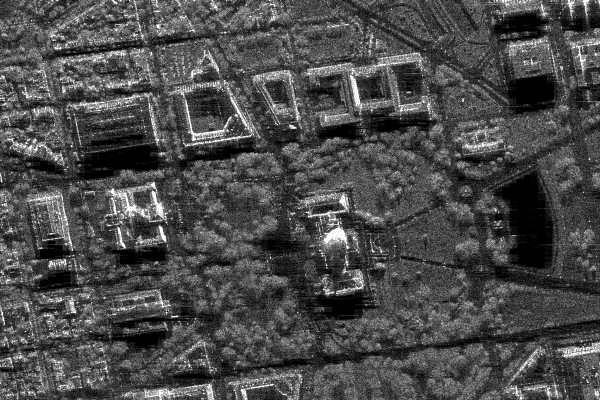
#> input picture image/sar_1_gray.jpg, 600 x 400 px, found by its file name
$ jupyter execute sample.ipynb
#> lines starting #> are read from the running program, lines starting #| are printed output that depends on the picture; after the words box and inside, x2 and y2 are one past the last pixel; in counts of white or black regions, pixels touching at a corner belong together
[cell 1]
import cv2
import numpy as np
from matplotlib import pyplot as plt
from skimage.metrics import structural_similarity, mean_squared_error

print("=" * 60)
print("1. ЗАГРУЗКА И АНАЛИЗ ИСХОДНОГО ИЗОБРАЖЕНИЯ")
print("=" * 60)

# Загрузка изображения
input_image = cv2.imread(r'D:\IP_UNN\lab1\image\sar_1_gray.jpg', cv2.IMREAD_GRAYSCALE)
#> input_image is the input picture: shape (400, 600); min 0, max 255, mean 74.9

# Проверка загрузки
if input_image is None:
    print("❌ Ошибка загрузки изображения! Проверьте путь.")
else:
    print(f"✅ Изображение загружено успешно")
    print(f"   Размер: {input_image.shape[1]}x{input_image.shape[0]} пикселей")
#|    Размер: 600x400 пикселей
    print(f"   Диапазон яркости: [{input_image.min()}, {input_image.max()}]")
#|    Диапазон яркости: [0, 255]

# Отображение исходного изображения
plt.figure(figsize=(10, 4))

plt.subplot(1, 2, 1)
plt.imshow(input_image, cmap='gray')
plt.title('Исходное монохромное изображение')
plt.axis('off')
plt.colorbar(label='Яркость')

plt.subplot(1, 2, 2)
brightness_dist = cv2.calcHist([input_image], [0], None, [256], [0, 256])
#> brightness_dist = 256 values, max 3786 at index 1, min 40 at index 251, mean 937.5
plt.plot(brightness_dist, color='navy', linewidth=2)
plt.title('Гистограмма яркости')
plt.xlabel('Интенсивность (0-255)')
plt.ylabel('Частота')
plt.xlim([0, 255])
plt.grid(True, alpha=0.3, linestyle='--')
plt.fill_between(range(256), brightness_dist.flatten(), alpha=0.3, color='skyblue')

plt.tight_layout()
plt.show()
#> figure, not shown here; panel 3: curve peaks at x = 1, y = 3786

[cell 2]
print("\n" + "=" * 60)
print("2. РЕАЛИЗАЦИЯ ГАММА-КОРРЕКЦИИ")
print("=" * 60)

# Функция гамма-коррекции
def gamma_correction(image, gamma=1.0):
    """
    Применяет гамма-коррекцию к изображению

    Параметры:
    - image: исходное изображение (numpy array)
    - gamma: коэффициент гамма-коррекции

    Возвращает:
    - Скорректированное изображение
    """
    # Нормализация в диапазон [0, 1]
    normalized = image.astype(np.float32) / 255.0
    # Применение гамма-коррекции
    adjusted = np.power(normalized, gamma)
    # Возврат к диапазону [0, 255]
    return (adjusted * 255).astype(np.uint8)

# Применение различных параметров гамма-коррекции
print("Применяю гамма-коррекцию с разными параметрами...")
gamma_values = [0.6, 1.0, 1.4]  # α<1, α=1 (оригинал), α>1
adjusted_images = {}

for gamma in gamma_values:
    adjusted_images[gamma] = gamma_correction(input_image, gamma)
    print(f"   γ={gamma}: готово")
#> this loop made 3 passes
#> pass 3, in gamma_correction (call 3), `adjusted = np.power(normalized, gamma)`:
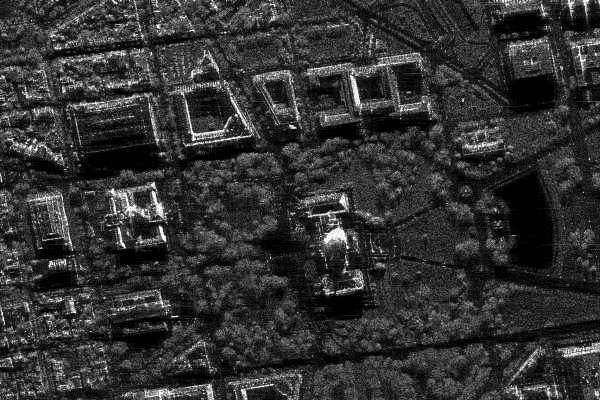
#> adjusted: shape (400, 600) float32; min 0, max 1, mean 0.197
#> after the loop, adjusted_images = 3 items

print("\nГотово к визуализации в следующей ячейке.")

[cell 3]
print("\n" + "=" * 60)
print("3. ВИЗУАЛИЗАЦИЯ РЕЗУЛЬТАТОВ ГАММА-КОРРЕКЦИИ")
print("=" * 60)

# Подготовка данных
gamma_values = [0.6, 1.0, 1.4]
images = [adjusted_images[0.6], input_image, adjusted_images[1.4]]
titles = ['γ=0.6 (осветление)', 'γ=1.0 (оригинал)', 'γ=1.4 (затемнение)']

# Создание фигуры
fig, axes = plt.subplots(2, 3, figsize=(15, 8))

# Отображение изображений
for idx, (img, title) in enumerate(zip(images, titles)):
    axes[0, idx].imshow(img, cmap='gray')
    axes[0, idx].set_title(title, fontsize=12, pad=10)
    axes[0, idx].axis('off')

    # Статистика под изображением
    stats = f"μ={np.mean(img):.0f}, σ={np.std(img):.1f}"
    axes[0, idx].text(0.5, -0.1, stats, transform=axes[0, idx].transAxes,
                     ha='center', fontsize=10,
                     bbox=dict(boxstyle='round', facecolor='wheat', alpha=0.8))
#> this loop made 3 passes
#> (title, stats) on passes 1 to 3: ('γ=0.6 (осветление)', 'μ=116, σ=44.7'), ('γ=1.0 (оригинал)', 'μ=75, σ=43.7'), ('γ=1.4 (затемнение)', 'μ=50, σ=40.2')

# Отображение гистограмм
colors = ['green', 'black', 'red']
for idx, (img, color, title) in enumerate(zip(images, colors, titles)):
    hist = cv2.calcHist([img], [0], None, [256], [0, 256])
    hist = hist / hist.sum()  # Нормализация
    axes[1, idx].plot(hist, color=color, linewidth=2, label=title)
    axes[1, idx].fill_between(range(256), 0, hist.flatten(), color=color, alpha=0.3)
    axes[1, idx].set_xlabel('Яркость')
    axes[1, idx].set_ylabel('Частота')
    axes[1, idx].legend()
    axes[1, idx].grid(True, alpha=0.3)
    axes[1, idx].set_xlim([0, 255])
#> this loop made 3 passes
#> (color, title) on passes 1 to 3: ('green', 'γ=0.6 (осветление)'), ('black', 'γ=1.0 (оригинал)'), ('red', 'γ=1.4 (затемнение)')

plt.suptitle('Гамма-коррекция: изображения и их гистограммы', fontsize=14, y=1.02)
plt.tight_layout()
plt.show()
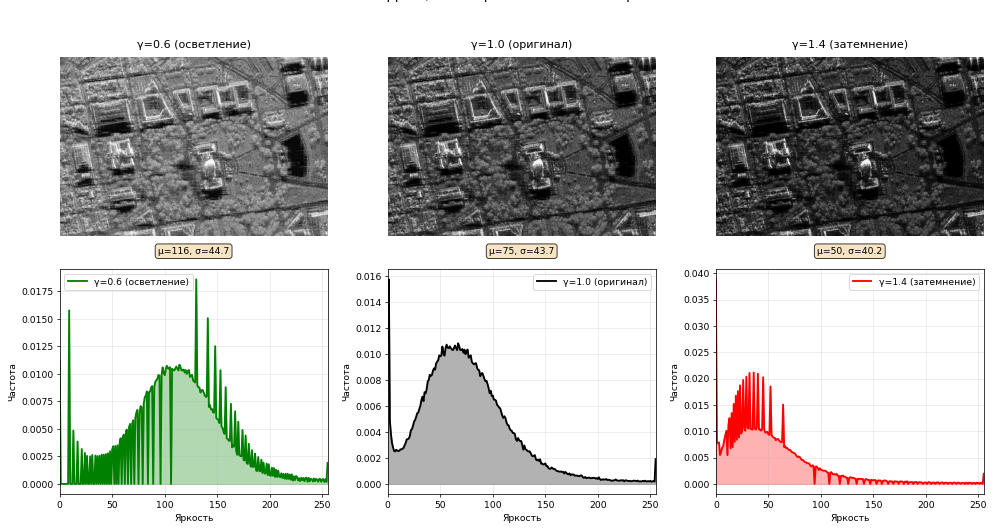
#> figure drawn by matplotlib, 6 panels; panel 4: curve peaks at x = 130, y = 0.0186; panel 5: curve peaks at x = 1, y = 0.0158; panel 6: curve peaks at x = 0, y = 0.0389

[cell 4]
print("\n" + "=" * 60)
print("4. КОЛИЧЕСТВЕННОЕ СРАВНЕНИЕ КАЧЕСТВА (MSE, SSIM)")
print("=" * 60)

gamma_low, gamma_high = 0.6, 1.4
img_low = adjusted_images[gamma_low]
img_high = adjusted_images[gamma_high]

mse_low = mean_squared_error(input_image, img_low)
#> mse_low = 1784.3
mse_high = mean_squared_error(input_image, img_high)
#> mse_high = 696
ssim_low = structural_similarity(input_image, img_low, data_range=255)
#> ssim_low = 0.854
ssim_high = structural_similarity(input_image, img_high, data_range=255)
#> ssim_high = 0.863

print("Сравнение с оригинальным изображением:")
print("-" * 50)
print(f"Гамма-коррекция γ={gamma_low}:")
print(f"  • MSE  = {mse_low:.2f} (чем меньше, тем лучше)")
#|   • MSE  = 1784.27 (чем меньше, тем лучше)
print(f"  • SSIM = {ssim_low:.3f} (1.0 = идеальное совпадение)")
#|   • SSIM = 0.854 (1.0 = идеальное совпадение)
print(f"Гамма-коррекция γ={gamma_high}:")
print(f"  • MSE  = {mse_high:.2f}")
#|   • MSE  = 696.04
print(f"  • SSIM = {ssim_high:.3f}")
#|   • SSIM = 0.863


fig, axes = plt.subplots(1, 3, figsize=(12, 4))

comparison_images = [input_image, img_low, img_high]
comparison_titles = ['Оригинал', f'γ={gamma_low}', f'γ={gamma_high}']
metrics_text = ['', f'MSE: {mse_low:.1f}\nSSIM: {ssim_low:.3f}',
                f'MSE: {mse_high:.1f}\nSSIM: {ssim_high:.3f}']

for idx, (img, title, metrics) in enumerate(zip(comparison_images, comparison_titles, metrics_text)):
    axes[idx].imshow(img, cmap='gray')
    axes[idx].set_title(title, fontsize=12)
    axes[idx].axis('off')

    if metrics:
        axes[idx].text(0.5, -0.1, metrics, transform=axes[idx].transAxes,
                      ha='center', va='top', fontsize=10,
                      bbox=dict(boxstyle='round', facecolor='lightblue', alpha=0.8))
#> this loop made 3 passes
#> (title, metrics) on pass 1: ('Оригинал', '')

plt.suptitle('Сравнение результатов гамма-коррекции', fontsize=14, y=1.05)
plt.tight_layout()
plt.show()

[cell 5]
print("\n" + "=" * 60)
print("5. СТАТИСТИЧЕСКАЯ ЦВЕТОКОРРЕКЦИЯ И ЭКВАЛИЗАЦИЯ")
print("=" * 60)

print("1. Применяю гистограммную эквализацию...")
equalized = cv2.equalizeHist(input_image)

print("2. Выполняю статистическую коррекцию...")
def statistical_correction(source, reference):
    """Коррекция статистик изображения относительно референса"""
    src_mean = np.mean(source)
#> src_mean = 74.94
    src_std = np.std(source)
#> src_std = 43.66
    ref_mean = np.mean(reference)
#> ref_mean = 127
    ref_std = np.std(reference)
#> ref_std = 74.27

    corrected = (source - src_mean) * (ref_std / (src_std + 1e-7)) + ref_mean
    return np.clip(corrected, 0, 255).astype(np.uint8)
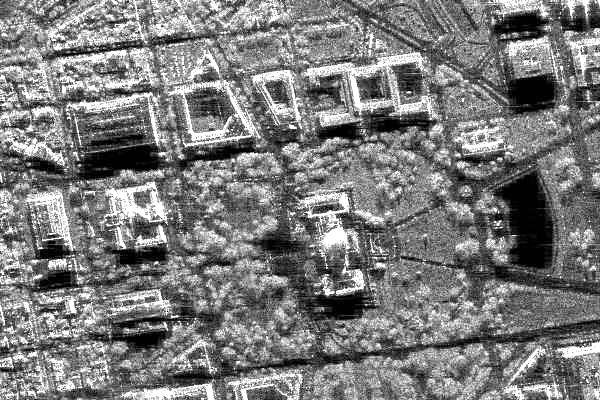
#> returned value: shape (400, 600); min 0, max 255, mean 123.1

stat_corrected = statistical_correction(input_image, equalized)
print("3. Коррекция завершена")

fig, axes = plt.subplots(2, 3, figsize=(15, 8))

methods = [
    ('Исходное', input_image),
    ('Эквализированное', equalized),
    ('Статистически\nскорректированное', stat_corrected)
]

for idx, (title, img) in enumerate(methods):
    axes[0, idx].imshow(img, cmap='gray')
    axes[0, idx].set_title(title, fontsize=12)
    axes[0, idx].axis('off')

    stats = f"μ={np.mean(img):.1f}\nσ={np.std(img):.1f}"
    axes[0, idx].text(0.5, -0.15, stats, transform=axes[0, idx].transAxes,
                     ha='center', fontsize=10,
                     bbox=dict(boxstyle='round', facecolor='white', alpha=0.8))
#> this loop made 3 passes

# Гистограммы
colors = ['black', 'blue', 'green']
for idx, ((title, img), color) in enumerate(zip(methods, colors)):
    hist = cv2.calcHist([img], [0], None, [256], [0, 256])
    hist = hist / hist.sum()
    axes[1, idx].plot(hist, color=color, linewidth=2, label=title)
    axes[1, idx].fill_between(range(256), 0, hist.flatten(), color=color, alpha=0.3)
    axes[1, idx].set_xlabel('Яркость')
    axes[1, idx].set_ylabel('Частота')
    axes[1, idx].legend(loc='upper right')
    axes[1, idx].grid(True, alpha=0.3)
    axes[1, idx].set_xlim([0, 255])
#> this loop made 3 passes

plt.suptitle('Методы улучшения контраста', fontsize=14, y=1.02)
plt.tight_layout()
plt.show()
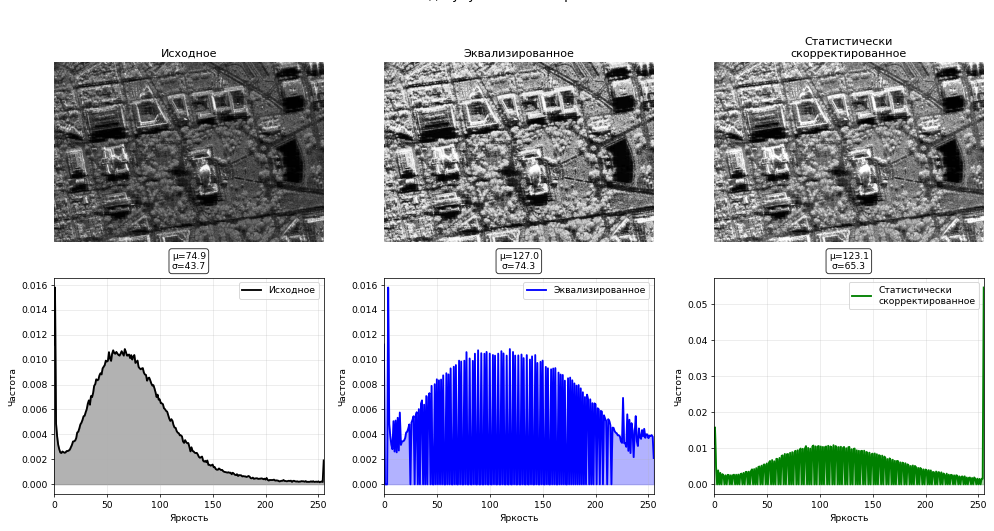
#> figure drawn by matplotlib, 6 panels; panel 4: curve peaks at x = 1, y = 0.0158; panel 5: curve peaks at x = 4, y = 0.0158; panel 6: curve peaks at x = 255, y = 0.0545

print("\n📊 Сводная статистика:")
print("-" * 40)
print(f"{'Метод':<25} {'Среднее':<10} {'Стд. откл.':<10}")
print("-" * 40)
for title, img in methods:
    print(f"{title:<25} {np.mean(img):<10.1f} {np.std(img):<10.1f}")

[cell 6]
print("\n" + "=" * 60)
print("6. ПОРОГОВАЯ ФИЛЬТРАЦИЯ С РАЗНЫМИ ПАРАМЕТРАМИ")
print("=" * 60)

# Различные пороговые значения
threshold_levels = [60, 110, 160, 210]

print("Применяю пороговую фильтрацию...")
binary_results = {}

for threshold in threshold_levels:
    _, binary = cv2.threshold(input_image, threshold, 255, cv2.THRESH_BINARY)
    binary_results[threshold] = binary

    # Статистика
    white_pixels = np.sum(binary == 255)
    total_pixels = binary.size
    white_percent = (white_pixels / total_pixels) * 100
    print(f"   Порог {threshold}: {white_pixels:,} белых пикс. ({white_percent:.1f}%)")
#> this loop made 4 passes
#> (white_pixels, white_percent) on passes 1 to 4: (144274, 60.11), (41463, 17.28), (10172, 4.24), (2979, 1.24)
#|    Порог 60: 144,274 белых пикс. (60.1%)
#|    Порог 110: 41,463 белых пикс. (17.3%)
#|    Порог 160: 10,172 белых пикс. (4.2%)
#|    Порог 210: 2,979 белых пикс. (1.2%)
#> pass 1, `_, binary = cv2.threshold(input_image, threshold, 255, cv2.THRESH_BINA..`:
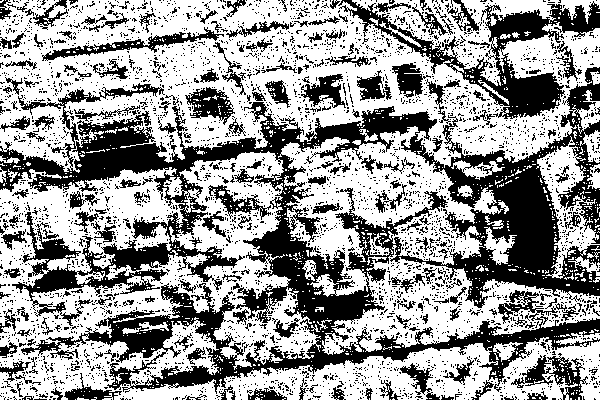
#> binary: shape (400, 600); 60.1% white; 3775 black regions (3574 under 20 px), largest, box (x1, y1, x2, y2) and area: (0, 67, 600, 394) 57402, (338, 0, 600, 119) 7094, (42, 27, 224, 61) 1234
#> pass 3, `_, binary = cv2.threshold(input_image, threshold, 255, cv2.THRESH_BINA..`:
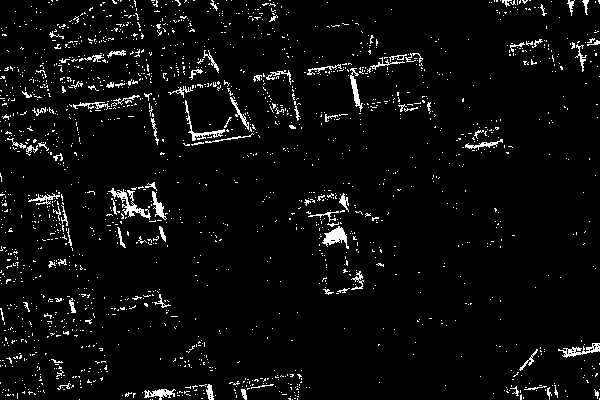
#> binary: shape (400, 600); 4.2% white in thin lines or dots
#> after the loop, binary_results = 4 items

# Визуализация
fig, axes = plt.subplots(2, 4, figsize=(16, 6))

# Пороговая фильтрация
for idx, threshold in enumerate(threshold_levels):
    axes[0, idx].imshow(binary_results[threshold], cmap='gray')
    axes[0, idx].set_title(f'Порог = {threshold}', fontsize=11)
    axes[0, idx].axis('off')

print("\nДополнительные методы бинаризации:")

adaptive_mean = cv2.adaptiveThreshold(input_image, 255,
                                      cv2.ADAPTIVE_THRESH_MEAN_C,
                                      cv2.THRESH_BINARY, 11, 2)
#> adaptive_mean: shape (400, 600); 47.1% white in thin lines or dots

adaptive_gauss = cv2.adaptiveThreshold(input_image, 255,
                                       cv2.ADAPTIVE_THRESH_GAUSSIAN_C,
                                       cv2.THRESH_BINARY, 11, 2)
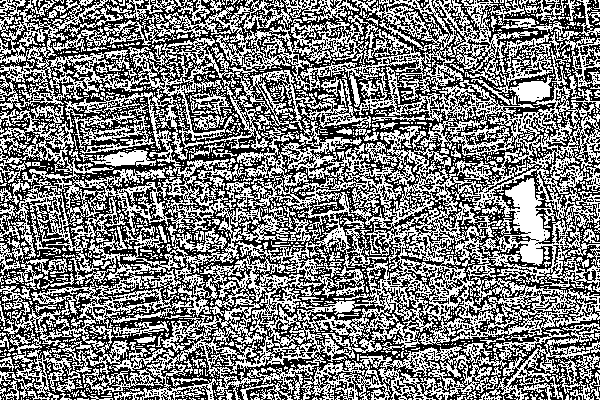
#> adaptive_gauss: shape (400, 600); 49.1% white in thin lines or dots


_, otsu = cv2.threshold(input_image, 0, 255, cv2.THRESH_BINARY + cv2.THRESH_OTSU)
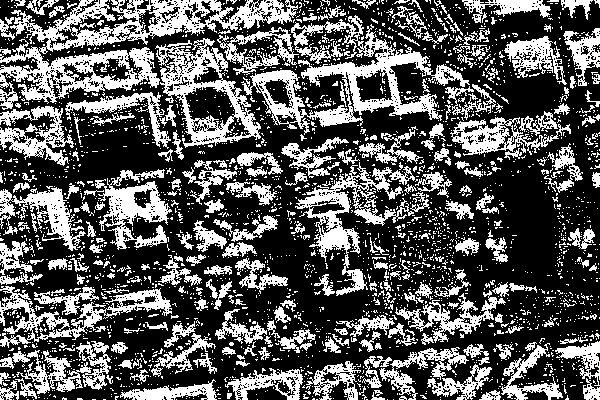
#> otsu: shape (400, 600); 35% white; 2763 white regions (2491 under 20 px), largest, box (x1, y1, x2, y2) and area: (0, 0, 298, 110) 9753, (241, 15, 470, 135) 6934, (155, 38, 261, 148) 3834


_, inverted = cv2.threshold(input_image, 150, 255, cv2.THRESH_BINARY_INV)
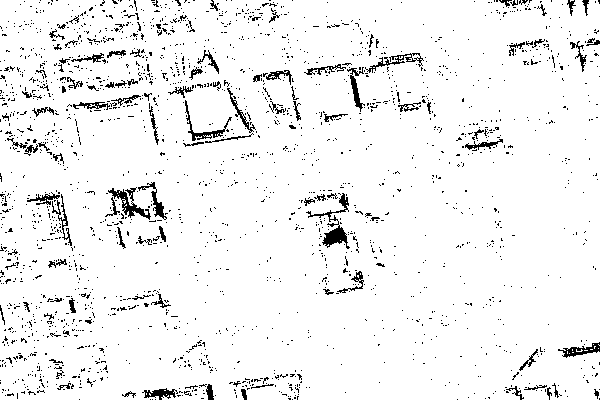
#> inverted: shape (400, 600); 94.5% white; black in thin lines or dots

additional_methods = [
    ('Адаптивная\n(среднее)', adaptive_mean),
    ('Адаптивная\n(Гаусс)', adaptive_gauss),
    ('Метод Оцу\n(авто)', otsu),
    ('Инверсия\n(150)', inverted)
]

for idx, (title, img) in enumerate(additional_methods):
    axes[1, idx].imshow(img, cmap='gray')
    axes[1, idx].set_title(title, fontsize=11)
    axes[1, idx].axis('off')
#> this loop made 4 passes

plt.suptitle('Пороговая фильтрация: различные методы и параметры', fontsize=14, y=1.02)
plt.tight_layout()
plt.show()
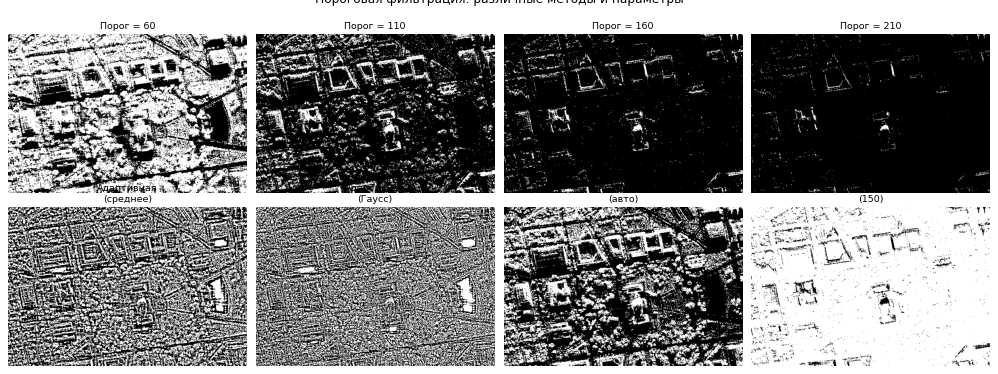
#> figure drawn by matplotlib, 8 panels

print("\n✅ Все этапы обработки изображений завершены!")
